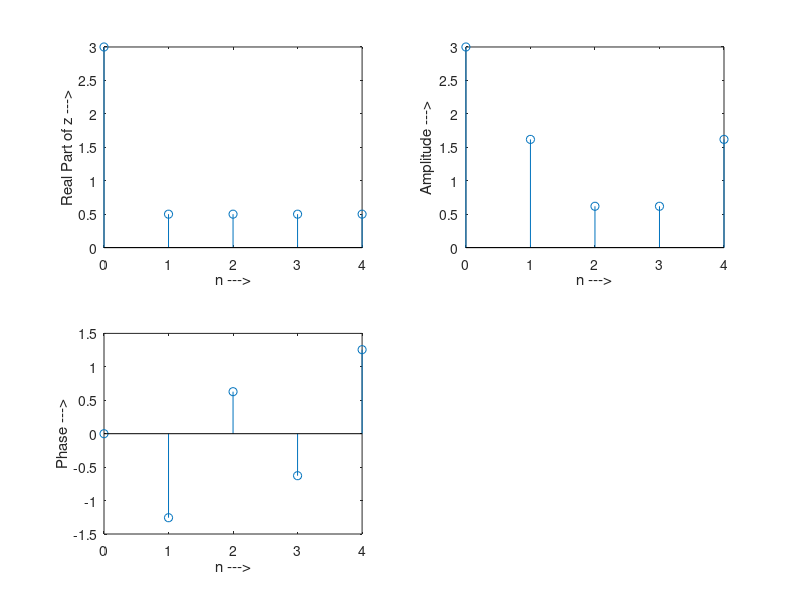

Write MATLAB code to recreate this figure.
N = input("Enter len : ");
z = zeros(1, N);

for n = 0:N-1
    k = 0:N-1;
    x = [ones(1,3), zeros(1,N-3)];
    y = ((2*pi*k)/N)*n;
    z(k+1) = z(k+1) + x(n+1) .* exp(-1i*y);

    % Plotting in the loop will overwrite the plot on each iteration,
    % so plot only once after the loop.
end

% First plot: Real part of z
subplot(2, 2, 1);
stem(k, real(z));
xlabel('n --->');
ylabel('Real Part of z --->');

% Second plot: Magnitude (Amplitude) of z
p = abs(z);
subplot(2, 2, 2);
stem(k, p);
xlabel('n --->');
ylabel('Amplitude --->');

% Third plot: Phase of z
q = angle(z);
subplot(2, 2, 3);
stem(k, q);
xlabel('n --->');
ylabel('Phase --->');

